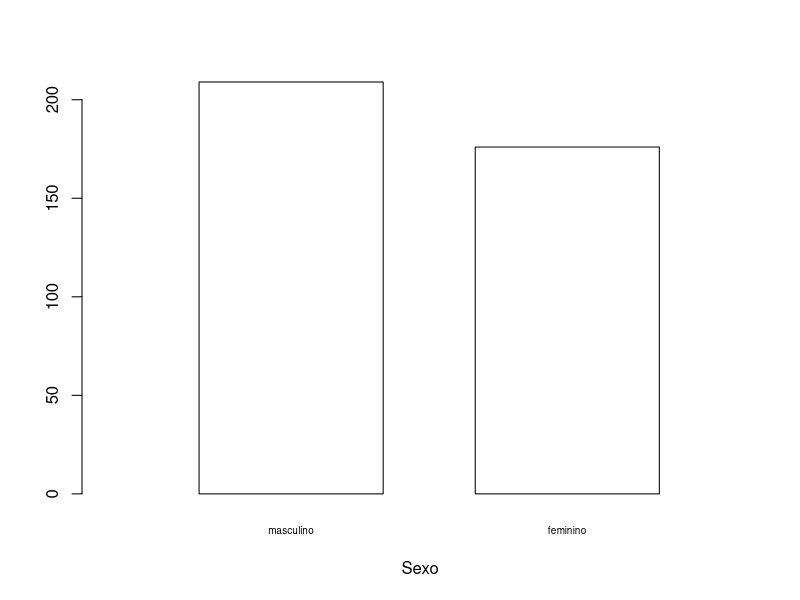
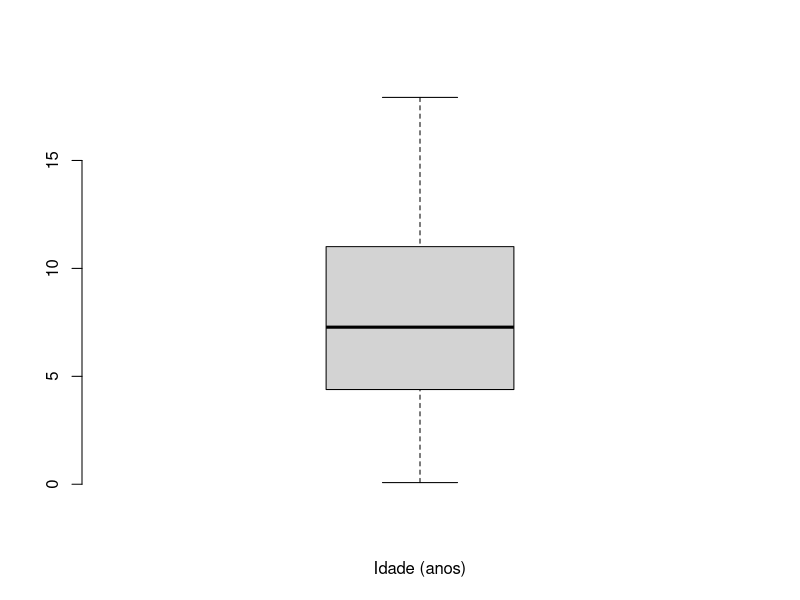
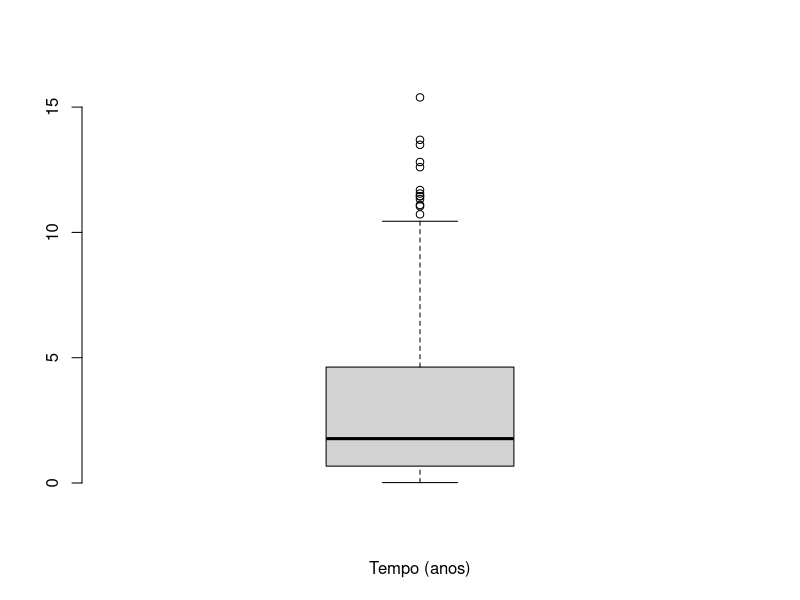
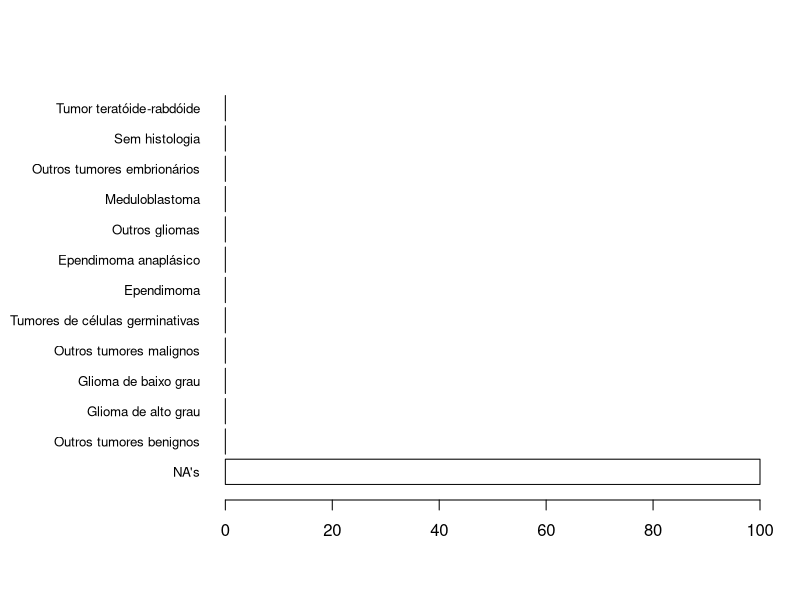

R code for these plots, in order:
## ---- chunk 1
require(survival)
snc<-read.csv('../data/snc.csv')
attach(snc)
snc=snc[which(topo!="Calota craniana"&histo!="Histiocitose"&histo!="Hemangiopericitoma"
&histo!="Neuroblastoma"&histo!="Outros"),]
snc=droplevels(snc)
detach(snc)
## ---- chunk 2
attach(snc)
barplot(summary(as.factor(sex)),names.arg=c("masculino","feminino"),
xlab="Sexo",width=0.5,xlim=c(0,1.7),space=0.5,col=0,cex.names=0.6)
## ---- chunk 3
boxplot(age/365.25,xlab="Idade (anos)",boxwex=0.6,staplewex=0.4,
frame.plot=F,cex.names=0.6)
## ---- chunk 4
boxplot(follow/365.25,xlab="Tempo (anos)",boxwex=0.6,staplewex=0.4,
frame.plot=F,cex.names=0.8)
## ---- chunk 5
require(reshape)
snc$histo.group=combine_factor(histo,c(1,2,3,3,3,3,4,5,5,1,5,6,7,4,8,8,8,8,5,
2,8,1,9,9,9,9,10,4,1,1,1,1,8,8,1,10,4,1,11,5,10,12,3))
levels(snc$histo.group)=c("Outros tumores benignos","Glioma de alto grau",
"Glioma de baixo grau","Outros tumores malignos","Tumores de células germinativas",
"Ependimoma","Ependimoma anaplásico","Outros gliomas","Meduloblastoma","Outros tumores embrionários",
"Sem histologia","Tumor teratóide-rabdóide")
par(las=1)
par(mar=c(5,11,4,2))
barplot(sort(summary(snc$histo.group)*100/sum(summary(snc$histo.group)),decreasing=T),
col="white",horiz=T,cex.names=0.8)
